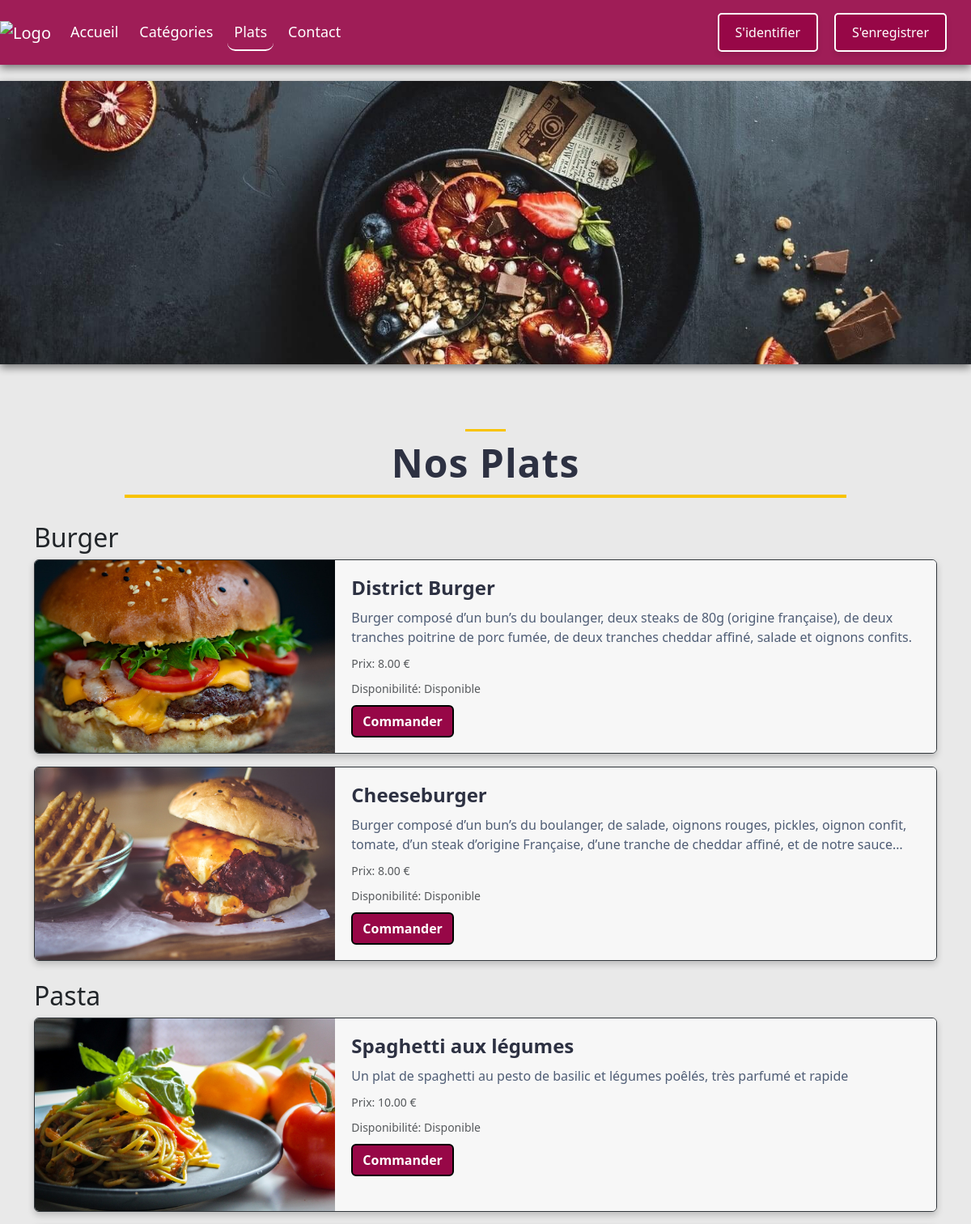
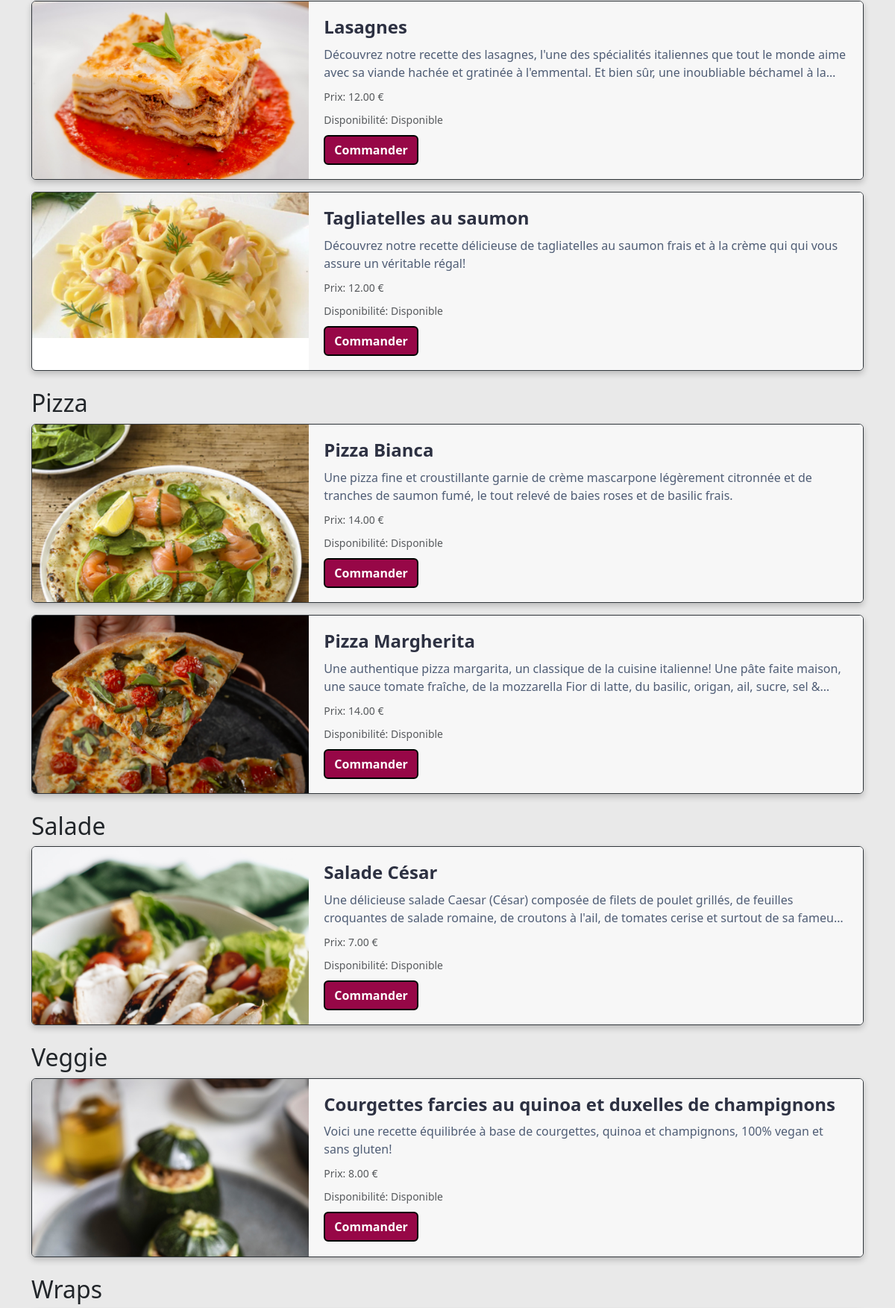
Screenshot of /plats.php (upper part) with the database file from the repository (2 pictures, top to bottom).
### tables this page shows
CREATE TABLE `plat` (
  `id` int AUTO_INCREMENT PRIMARY KEY,
  `libelle` varchar(100) NOT NULL,
  `description` text NOT NULL,
  `prix` decimal(10,2) NOT NULL,
  `image` varchar(255) NOT NULL,
  `id_categorie` int NOT NULL,
  `active` varchar(10) NOT NULL,
  FOREIGN KEY (id_categorie) REFERENCES categorie(id)
);

CREATE TABLE `categorie` (
  `id` int AUTO_INCREMENT PRIMARY KEY,
  `libelle` varchar(100) NOT NULL,
  `image` varchar(255) NOT NULL,
  `active` varchar(10) NOT NULL
);

### DAO.php (called while the page is built, shortened)
<?php
function get_plats_by_category($category_id = null) {
    $database = new Database();
    $db = $database->getConnection();
    if ($category_id) {
        $query = "SELECT plat.*, categorie.libelle AS category_name
                  FROM plat
                  JOIN categorie ON plat.id_categorie = categorie.id
                  WHERE plat.id_categorie = :category_id
                  ORDER BY categorie.libelle";
    } else {
        $query = "SELECT plat.*, categorie.libelle AS category_name
                  FROM plat
                  JOIN categorie ON plat.id_categorie = categorie.id
                  ORDER BY categorie.libelle";
    }
    $stmt = $db->prepare($query);
    $stmt->execute();
    return $stmt->fetchAll(PDO::FETCH_ASSOC);
}
?>

### plats.php (the view, shortened to what this page needs)
<?php
include 'DAO.php';
include './template/functions.php';
?>
<div class="search-bar">
</div>
<div class="container main-content-container plats-page">
        <h2 class="section-title">Nos Plats</h2>
    <?php
    $category_id = isset($_GET['category_id']) ? $_GET['category_id'] : null;
    $plats = get_plats_by_category($category_id);
    $current_category = null;
    foreach ($plats as $plat) {
        if ($plat['active'] === 'Yes') {
            if ($current_category != $plat['category_name']) {
                echo "<h2 class='mt-4'>{$plat['category_name']}</h2>";
                $current_category = $plat['category_name'];
            }
            $availability = ($plat['active'] == 'Yes') ? 'Disponible' : 'Non disponible';
            echo "<div class='plat-card card mb-3'>
                <div class='row g-0'>
                    <div class='col-md-4 img-container'>
                        <img src='src/img/food/{$plat['image']}' alt='{$plat['libelle']}' class='img-fluid'>
                    </div>
                    <div class='bg-plat col-md-8 z-2'>
                        <div class='card-body'>
                            <h5 class='card-title'>{$plat['libelle']}</h5>
                            <p class='card-text'>{$plat['description']}</p>
                            <p class='card-text'><small class='text-muted'>Prix: {$plat['prix']} €</small></p>
                            <p class='card-text'><small class='text-muted'>Disponibilité: {$availability}</small></p>
                            <button class='btn btn-primary' onclick=\"location.href='orders.php?id={$plat['id']}'\">Commander</button>
                        </div>
                    </div>
                </div>
            </div>";
        }
    }
    ?>
</div>

### assets/css/style.css (style rules this page uses)
body { background-color: #e9e9e9; }
.bg-plat { background-color: #f7f7f7; }
.search-bar { background-image: url("../../src/img/fosyyyy.jpg"); background-size: cover; background-position: center; background-repeat: no-repeat; height: 350px; margin-top: 20px; box-shadow: 0px 4px 10px rgba(0, 0, 0, 0.5); }
.section-title, .section-title2 { text-align: center; padding: 20px; margin: 0 auto 30px; max-width: 80%; font-weight: bold; color: #333; letter-spacing: 1px; border-bottom: 3px solid #f8c301; }
.section-title::before, .section-title2::before { content: ""; display: block; margin: 0 auto 10px; width: 50px; height: 3px; background-color: #f8c301; }
.card-body h5 { font-size: 20px; font-weight: bold; }
.main-content-container { margin-top: 60px; margin-bottom: 60px; }
.section-title { font-size: 3em; margin-bottom: 30px; text-align: center; color: #2d3142; font-weight: 600; border-bottom: 4px solid #f8c301; padding-bottom: 10px; }
.plat-card { position: relative; overflow: hidden; border: 1px solid #30353a; width: 100%; box-shadow: 0 8px 16px -8px rgba(0, 0, 0, 0.6); border-radius: 6px; margin-bottom: 20px; }
.plat-card img { width: 100%; object-fit: cover; transition: all 0.4s cubic-bezier(0.645, 0.045, 0.355, 1); }
.plat-card .img-container img { max-width: 100%; height: auto; }
.plat-card .card-body { padding: 20px; }
.plat-card .card-title { font-size: 1.5em; margin-bottom: 10px; color: #2d3142; font-weight: 600; }
.plat-card .card-text { margin-bottom: 10px; color: #4f5d75; overflow: hidden; text-overflow: ellipsis; display: -webkit-box; -webkit-box-orient: vertical; -webkit-line-clamp: 2; }
.plat-card .card-text small { display: block; color: #bfc0c0; }
.plat-card .btn-primary { background-color: #970747; border-color: #970747; border: 2px solid #000000; color: #ffffff; font-weight: 600; transition: all 0.3s; }
.btn-primary { background-color: #970747; border-color: #970747; color: #ffffff; font-weight: 600; border: 2px solid #000000; transition: all 0.3s; }
.card { box-shadow: 0 4px 8px 0 rgba(0, 0, 0, 0.2); transition: 0.3s; }
@media screen and (min-width: 768px) { .plat-card img { height: 100%; } }
@media screen and (min-width: 768px) { .plat-card { height: 240px; } }

### rows the page displays
plat: id_categorie.libelle "Burger", image (picture), libelle "District Burger", description "Burger composé d’un bun’s du boulanger, deux steaks de 80g (origine française), de deux tranches poitrine de porc fumée, de deux tranches cheddar affiné, salade et oignons confits.", prix "8.00", active "Disponible"
plat: image (picture), libelle "Cheeseburger", description "Burger composé d’un bun’s du boulanger, de salade, oignons rouges, pickles, oignon confit, tomate, d’un steak d’origine Française, d’une tranche de cheddar affiné, et de notre…", prix "8.00", active "Disponible"
plat: id_categorie.libelle "Pasta", image (picture), libelle "Spaghetti aux légumes", description "Un plat de spaghetti au pesto de basilic et légumes poêlés, très parfumé et rapide", prix "10.00", active "Disponible"
plat: image (picture), libelle "Lasagnes", description "Découvrez notre recette des lasagnes, l'une des spécialités italiennes que tout le monde aime avec sa viande hachée et gratinée à l'emmental. Et bien sûr, une inoubliable béchamel à…", prix "12.00", active "Disponible"
plat: image (picture), libelle "Tagliatelles au saumon", description "Découvrez notre recette délicieuse de tagliatelles au saumon frais et à la crème qui qui vous assure un véritable régal!", prix "12.00", active "Disponible"
plat: id_categorie.libelle "Pizza", image (picture), libelle "Pizza Bianca", description "Une pizza fine et croustillante garnie de crème mascarpone légèrement citronnée et de tranches de saumon fumé, le tout relevé de baies roses et de basilic frais.", prix "14.00", active "Disponible"
plat: image (picture), libelle "Pizza Margherita", description "Une authentique pizza margarita, un classique de la cuisine italienne! Une pâte faite maison, une sauce tomate fraîche, de la mozzarella Fior di latte, du basilic, origan, ail, sucre, sel…", prix "14.00", active "Disponible"
plat: id_categorie.libelle "Salade", image (picture), libelle "Salade César", description "Une délicieuse salade Caesar (César) composée de filets de poulet grillés, de feuilles croquantes de salade romaine, de croutons à l'ail, de tomates cerise et surtout de sa…", prix "7.00", active "Disponible"
plat: id_categorie.libelle "Veggie", image (picture), libelle "Courgettes farcies au quinoa et duxelles de champignons", description "Voici une recette équilibrée à base de courgettes, quinoa et champignons, 100% vegan et sans gluten!", prix "8.00", active "Disponible"
plat: id_categorie.libelle "Wraps"
